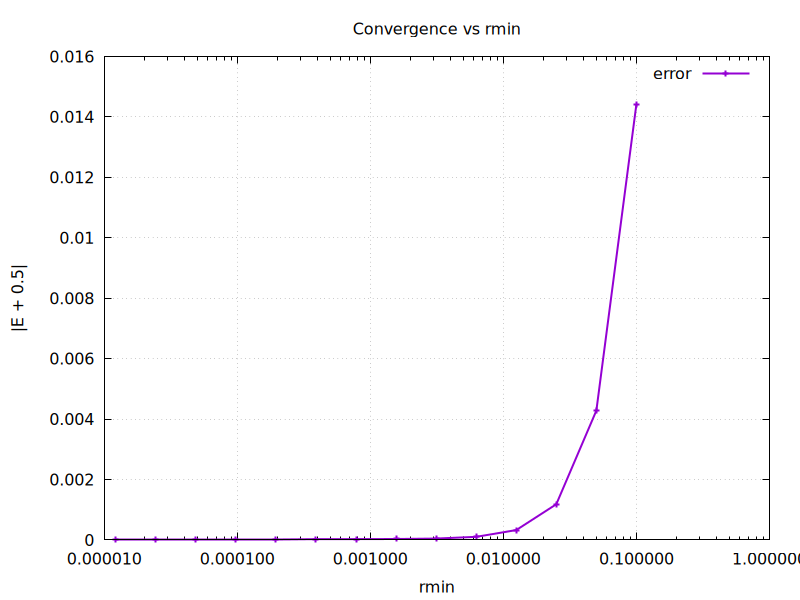

Here is the gnuplot script that generated this plot:
set terminal pngcairo size 800,600
set output "conv_rmin.png"

set title "Convergence vs rmin"
set xlabel "rmin"
set ylabel "|E + 0.5|"

set logscale x
set grid

plot "conv_rmin.txt" using 1:2 with linespoints lw 2 title "error"
